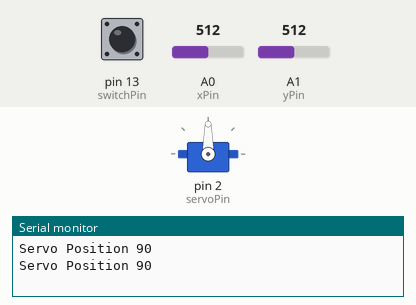
This sketch was run on a simulated Arduino Uno, built with avr-gcc and run on an emulated ATmega328P. Shown: servo, the last lines printed to the serial monitor. The inputs (shaded band) are chosen by the test bench; at power-on: A0 (xPin) = 512, pin 13 (switchPin) HIGH, A1 (yPin) = 512.

Above: at 1.3 s.
1.4 s: A0 (xPin) set to 716
At 2.1 s:
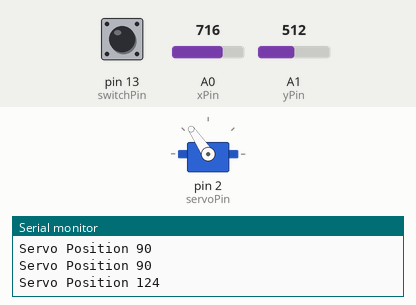
3.0 s: A0 (xPin) set to 900
At 3.3 s:
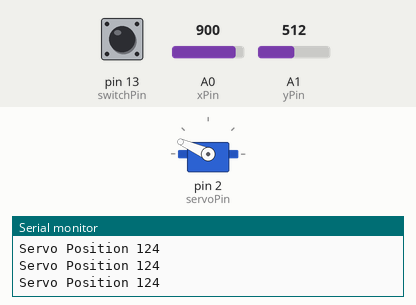
4.5 s: A0 (xPin) set to 1023
At 5.7 s:
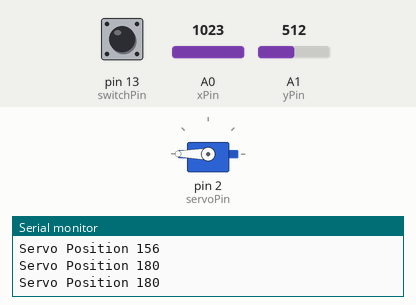
6.0 s: A0 (xPin) set to 306
At 7.0 s:
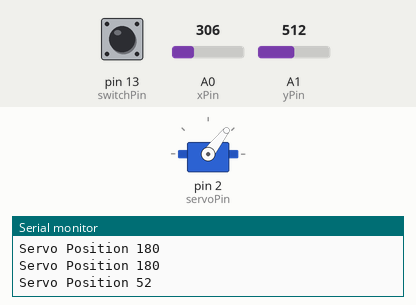
7.5 s: A0 (xPin) set to 170
At 8.2 s:
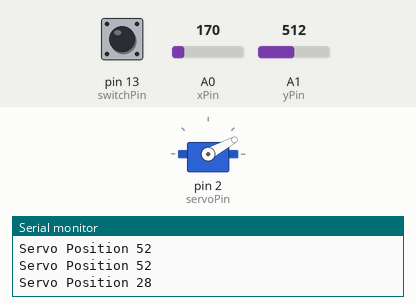
9.0 s: A0 (xPin) set to 122
At 9.4 s:
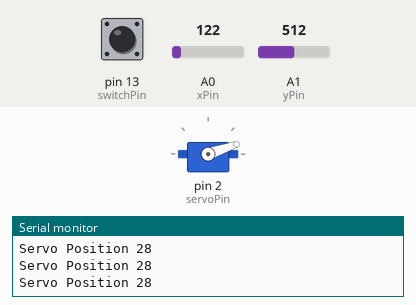
Timing chart, 0 to 11.5 s (numbered marks = the images above; inputs shaded):
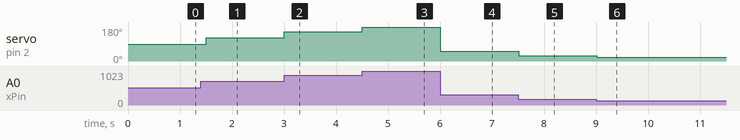

Measured:
- after the input at 1.4 s, servo on pin 2 (servoPin): 90° → 124° after 0.10 s
- after the input at 3.0 s, servo on pin 2 (servoPin): 124° → 156° at once
- after the input at 4.5 s, servo on pin 2 (servoPin): 156° → 180° at once
- after the input at 6.0 s, servo on pin 2 (servoPin): 180° → 52° at once
- after the input at 7.5 s, servo on pin 2 (servoPin): 52° → 28° at once
- after the input at 9.0 s, servo on pin 2 (servoPin): 28° → 19° at once

The sketch:

joystick_servo.ino
```cpp
#include <Servo.h>

Servo myServo;

int xPin = A0;
int yPin = A1;
int switchPin = 13;
int servoPin = 2;

int xVal;
int yVal;
int switchVal;
int servoPosition;

float maxValue = 1023;
float maxDegree = 180;

void setup() {
  // put your setup code here, to run once:
  Serial.begin(9600);

  myServo.attach(servoPin);

  pinMode(xPin, INPUT);
  pinMode(yPin, INPUT);
  pinMode(switchPin, INPUT);
  digitalWrite(switchPin, HIGH);
}

void loop() {
  // put your main code here, to run repeatedly:
  xVal = analogRead(xPin);
  yVal = analogRead(yPin);
  switchVal = digitalRead(switchPin);

  servoPosition = xValToDegree(xVal);
  myServo.write(servoPosition);

  delay(500);
  Serial.print("Servo Position ");
  Serial.println(servoPosition);
}

int xValToDegree(int xVal){
  int xPercentage = xVal / maxValue * 100;
  int degree = maxDegree / 100 * xPercentage;
  return degree;
}
```
